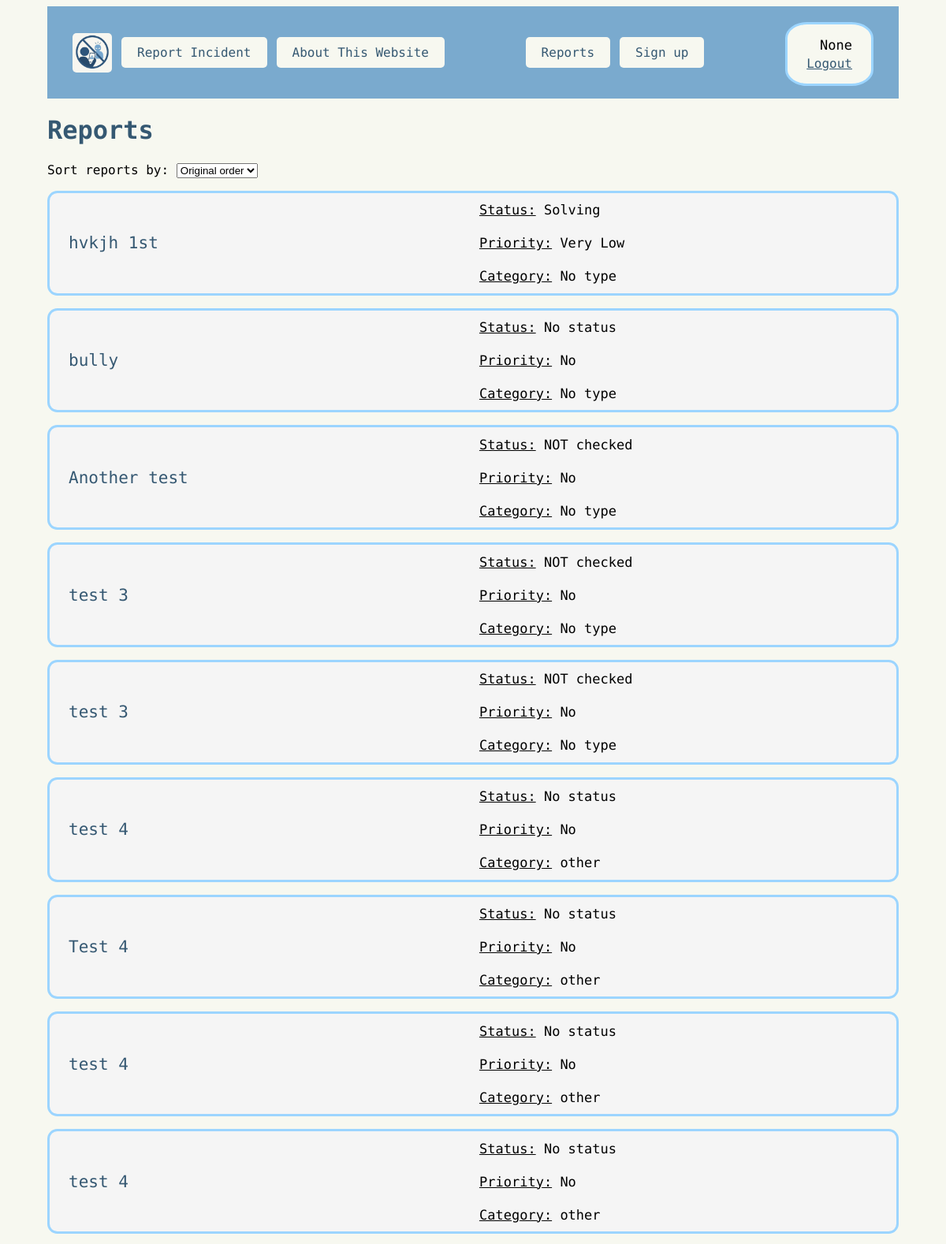
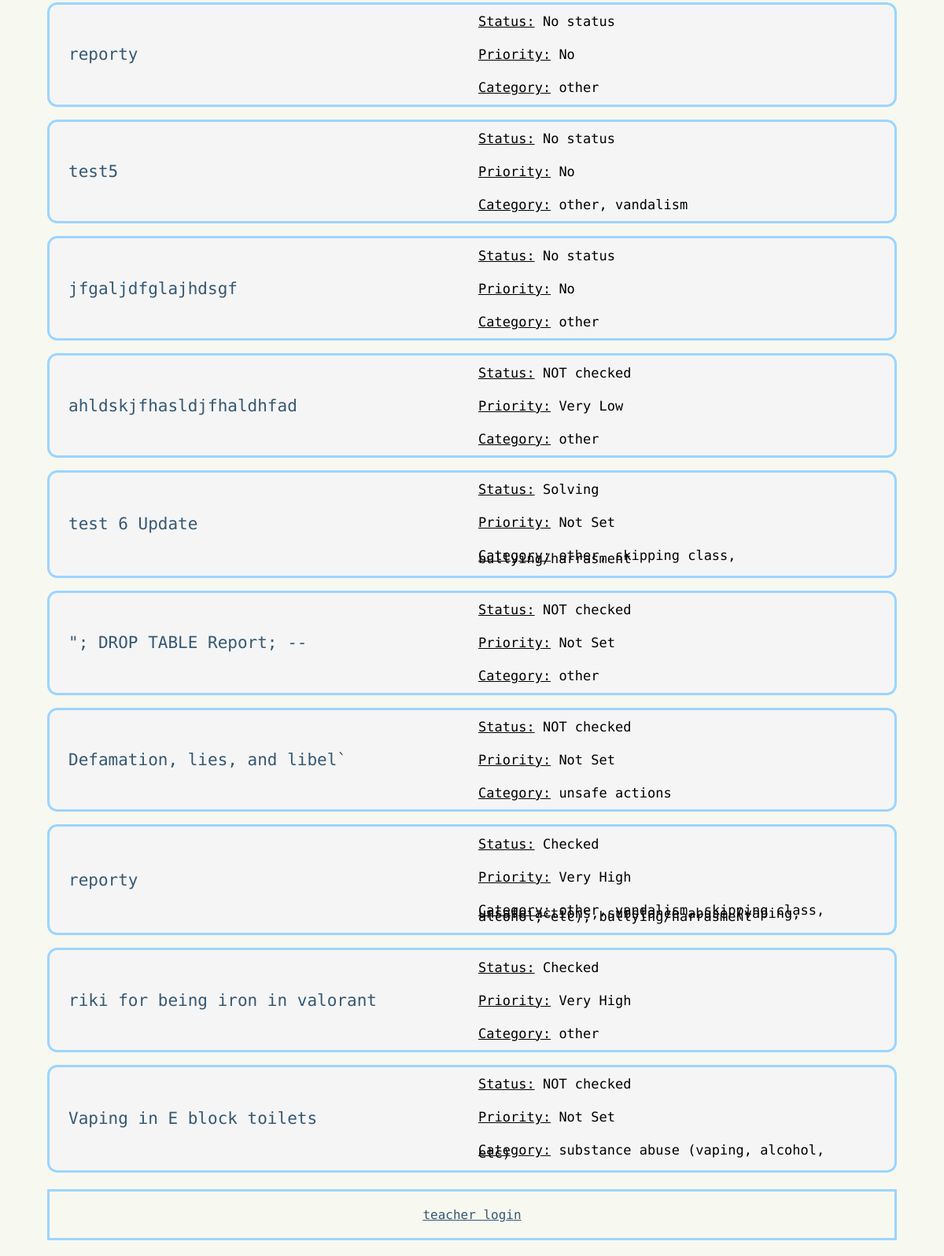
/view (signed in), run on the app's committed database (2 pictures, top to bottom).
### routes.py (models this page shows, shortened)
class User(UserMixin, db.Model):
    __tablename__ = "User"
    user_id = db.Column(db.Integer, primary_key=True)
    user_name = db.Column(db.String, nullable=False, unique=True)
    password = db.Column(db.String, nullable=False )
    teacher_code = db.Column(db.String, nullable=False, unique=True)

class Reports(db.Model):
    __tablename__ = "Reports"
    report_id = db.Column(db.Integer, primary_key=True)
    report_title = db.Column(db.String, nullable=False)
    report_detail = db.Column(db.String, nullable=False)
    report_time = db.Column(db.String, nullable=False)
    status_id = db.Column(db.Integer, db.ForeignKey("Status.status_id"), nullable=True)
    status = db.relationship("Status", backref="reports")
    priority_id = db.Column(db.Integer, db.ForeignKey("Priority.priority_id"), nullable=True)
    priority = db.relationship("Priority", backref="reports")
    types = db.relationship("Type", secondary=Report_Type, backref="reports")

class Status(db.Model):
    __tablename__ = "Status"
    status_id = db.Column(db.Integer, primary_key=True)
    status = db.Column(db.String, nullable=False)

class Priority(db.Model):
    __tablename__ = "Priority"
    priority_id = db.Column(db.Integer, primary_key=True)
    priority = db.Column(db.String, nullable=False)

class Type(db.Model):
    __tablename__ = "Type"
    type_id = db.Column(db.Integer, primary_key=True)
    type = db.Column(db.String, nullable=False)

### routes.py (the view)
@app.route("/view", methods=["GET"])
@login_required
def view():
    sort = request.args.get("sort", "original")
    if sort == "status":
        reports = Reports.query.join(Status).order_by(Status.status.asc()).all()
    elif sort == "type":
        reports = Reports.query.join(Reports.types).order_by(Type.type.asc()).all()
    elif sort == "priority":
        reports = Reports.query.join(Priority).order_by(Priority.priority.asc()).all()
    else:
        reports = Reports.query.order_by(Reports.report_id.asc()).all()
    status = Status.query.all()
    types = Type.query.all()
    priority = Priority.query.all()
    return render_template(
        "view.html", reports=reports, status=status, types=types, sort=sort, priority=priority
    )

### routes.py (called while the page is built)
@login_manager.user_loader
def load_user(user_id):
    return User.query.get(user_id)

### templates/view.html (shortened to what this page needs)
{% extends "layout.html" %}
{% block content %}
<div class="block">
    <h1>Reports</h1>
    <div class="sorting">
        <form method="get" action="/view" id="sortForm">
            <label for="sort">Sort reports by:</label>
            <select id="sort" name="sort" onchange="this.form.submit()">
                <option value="original" {% if sort == 'original' %}selected{% endif %}>Original order</option>
            </select>
        </form>
    </div>
    {% for report in reports %}
        <div class="reports">
            <a href="http://127.0.0.1:5000/edit/{{ report.report_id }}" class="report_name">{{ report.report_title }}</a>
            <div class="right_info">
                <p>
                <u>Status:</u>
                {% if report.status %}
                    {{ report.status.status }}
                {% else %}
                    No status
                {% endif %}
                </p>
                <br>
                <p>
                <u>Priority:</u>
                {% if report.priority %}
                    {{ report.priority.priority }}
                {% else %}
                    No
                {% endif %}
                </p>
                <br>
                <p>
                <u>Category:</u>
                {% if report.types %}
                    {% for t in report.types %}
                        {{ t.type }}{% if not loop.last %}, {% endif %}
                    {% endfor %}
                {% else %}
                    No type
                {% endif %}
                </p>
            </div>
        </div>
    {% endfor %}
</div>
{% endblock %}

### templates/header.html
<nav>
    <div class="nav-left">
        <a href="http://127.0.0.1:5000/" class="link"><img class="logo" src="/static/images/Logo.png" alt="Logo" ></a>
        <a href="http://127.0.0.1:5000/" class="h_link">Report Incident</a>
        <a href="http://127.0.0.1:5000/about" class="h_link">About This Website</a>
    </div>
    {% if current_user.is_authenticated %}
        <div class="nav-right">
            <a href="http://127.0.0.1:5000/view" class="h_link">Reports</a>
            <a href="http://127.0.0.1:5000/signup" class="h_link">Sign up</a>
        </div>
        <div class="user_info">
            <p>{{ current_user.teacher_code }}</p>
            <a href="{{ url_for('logout') }}">Logout</a>
        </div>
    {% endif %}
</nav>

### static/style.css (style rules this page uses)
html, body { font-family: "Victor Mono", monospace; }
h1 { color: #355872; }
a { color: #355872; }
p { font-size: 17px; }
.report_name { color: #355872; text-decoration: none; font-size: 21px; }
.logo { width: auto; height: 50px; vertical-align: middle; border-radius: 5px; }
header nav { display: flex; align-items: center; justify-content: space-between; gap: 1rem; flex-wrap: wrap; }
.nav-right { display: flex; align-items: center; gap: 0.75rem; flex-wrap: wrap; }
.nav-left { display: flex; align-items: center; gap: 0.75rem; flex-wrap: wrap; }
.h_link { background-color: #F7F8F0; padding: 10px 20px; border-radius: 5px; text-decoration: none; color: #355872; }
.user_info { display: flex; flex-direction: column; align-items: flex-end; gap: 0.25rem; margin-top: 0.25rem; border: 3px solid #9CD5FF; padding: 1rem 1.5rem; background-color: #F7F8F0; border-radius: 25%; }
.user_info p { margin: 0; }
body { background-color: #F7F8F0; margin-left: 5%; margin-right: 5%; }
.reports { display: grid; grid-template-columns: 1fr 1fr; align-items: center; gap: 1rem; border: 3px solid #9CD5FF; background-color: whitesmoke; border-radius: 0.8rem; margin-bottom: 1rem; padding: 0.15rem 1.5rem; overflow-wrap: break-word; }
.right_info { margin-right: 1rem; line-height: 0.25rem; }
.sorting { margin-bottom: 1rem; }

### data on the page
User: teacher_code "None"
Reports: report_title "hvkjh 1st", status.status "Solving", priority.priority "Very Low", shows "No type"
Reports: report_title "bully", shows "No status", shows "No type"
Reports: report_title "Another test", status.status "NOT checked", shows "No", shows "No type"
Reports: report_title "test 3", status.status "NOT checked", shows "No", shows "No type"
Reports: report_title "test 3", status.status "NOT checked", shows "No", shows "No type"
Reports: report_title "test 4", shows "No status"
Type: type "other"
Reports: report_title "Test 4", shows "No status"
Reports: report_title "test 4", shows "No status"
Reports: report_title "test 4", shows "No status"
Reports: report_title "reporty", shows "No status"
Reports: report_title "test5", shows "No status"
Type: type "vandalism"
Reports: report_title "jfgaljdfglajhdsgf", shows "No status"
Reports: report_title "ahldskjfhasldjfhaldhfad", status.status "NOT checked", priority.priority "Very Low"
Reports: report_title "test 6 Update", status.status "Solving", priority.priority "Not Set"
Type: type "skipping class"
Type: type "bullying/harrasment"
Reports: report_title "\"; DROP TABLE Report; --", status.status "NOT checked", priority.priority "Not Set"
Reports: report_title "Defamation, lies, and libel`", status.status "NOT checked", priority.priority "Not Set"
Type: type "unsafe actions"
Reports: report_title "reporty", status.status "Checked", priority.priority "Very High"
Type: type "substance abuse (vaping, alcohol, etc)"
Reports: report_title "riki for being iron in valorant", status.status "Checked", priority.priority "Very High"
Reports: report_title "Vaping in E block toilets", status.status "NOT checked", priority.priority "Not Set"
